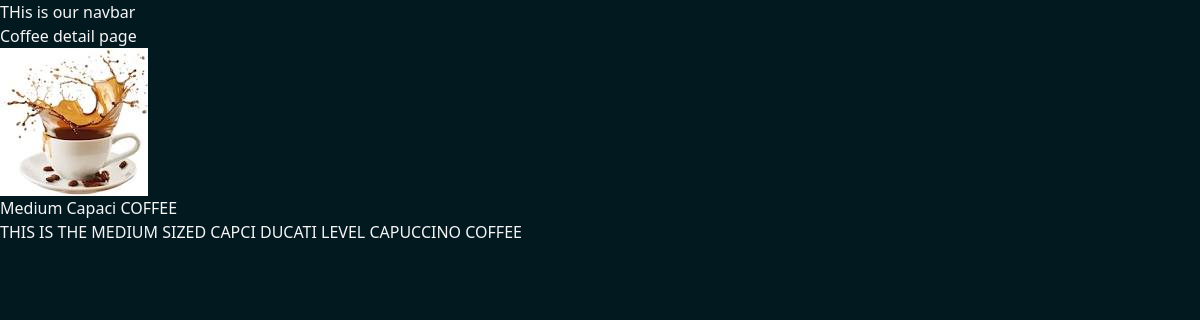
Page /coffee/3/ on the committed database.
### coffee/models.py (models this page shows, shortened)
class CoffeeVariety(models.Model):
    COFFEE_TYPE_CHOICE = [
        ('ML', 'MASALA'),
        ('BL', 'BLACK'),
        ('WH', 'WHITE'),
        ('ES', 'ESPRESSO'),
        ('CA', 'CAPPUCCINO'),
        ('LT', 'LATTE'),
        ('FR', 'FRAPPUCCINO'),
        ('IC', 'ICED COFFEE'),
        ('OT', 'OTHER'),
    ]
    name = models.CharField(max_length=100)
    image = models.ImageField(upload_to = 'coffeeis/')
    date_added = models.DateTimeField(default=timezone.now)
    type = models.CharField(max_length=2, choices=COFFEE_TYPE_CHOICE)
    description = models.TextField(default='')

### coffee/views.py (the view)
# urls.py: path('<int:coffee_id>/', views.coffee_details, name='coffee_detail'),
def coffee_details(request, coffee_id):
    coffee = get_object_or_404(CoffeeVariety, pk=coffee_id)
    return render(request, 'coffee/coffee_detail.html', {'coffee': coffee})

### coffee/templates/coffee/coffee_detail.html (shortened to what this page needs)
{% extends "layout.html" %}
{% block content %}
<h1>Coffee detail page</h1>
<img class="" src="{{coffee.image.url}}" alt="">
<h3>{{coffee.name}}</h3>
<H4>{{coffee.description}}</H4>
{% endblock %}

### static/style.css (style rules this page uses)
body { background-color: rgb(3, 25, 32); color: whitesmoke; }

### rows in the picture
CoffeeVariety: image (picture), name "Medium Capaci COFFEE", description "THIS IS THE MEDIUM SIZED CAPCI DUCATI LEVEL CAPUCCINO COFFEE"
